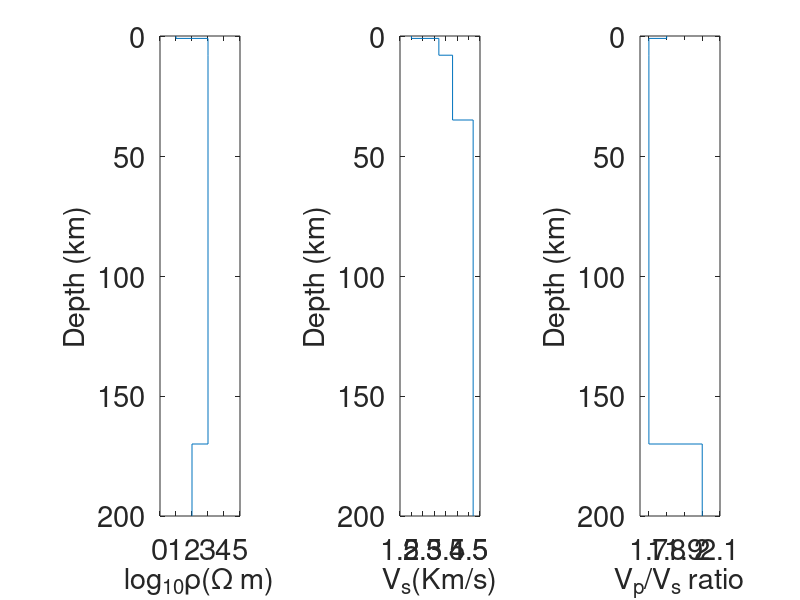

Write MATLAB code to recreate this figure.

z = -[-200.0 -170. -35. -8. -1. 0.];
Vs = [4.7 4.7 4.7 3.8 3.2 2.];
VpVs = [2. 2. 1.7 1.7 1.7 1.8];
logsigma = [-2. -2. -3. -3. -3. -1.];

fig = figure(1000);
hold on; box on;

left = 0.2;
bottom= 0.14;
w = 0.1;
h = 0.8;
spw = 0.2;

loc1 = [left; bottom];
loc2 = [left+w+spw; bottom];
loc3 = [left+2*w+2*spw; bottom];

m1 = subplot('Position', [loc1(1,1), loc1(2,1), w, h]);
hold on; box on;
subplot(m1)
hold on; box on;
set(gca, 'Fontsize', 21)
stairs(-logsigma, z);
xlabel('log_{10}\rho(\Omega m)', 'Fontsize', 21)
ylabel('Depth (km)', 'Fontsize', 21)
xlim([0.0 5.])
%ylim([-400 0])
set(gca, 'YDir', 'reverse')

m2 = subplot('Position', [loc2(1,1), loc2(2,1), w, h]);
hold on; box on;
subplot(m2)
hold on; box on;
set(gca, 'Fontsize', 21)
stairs(Vs, z);
xlabel('V_s(Km/s)', 'Fontsize', 21)
ylabel('Depth (km)', 'Fontsize', 21)
xlim([1.5 5.])
%ylim([-400 0])
set(gca, 'YDir', 'reverse')

m3 = subplot('Position', [loc3(1,1), loc3(2,1), w, h]);
hold on; box on;
subplot(m3)
hold on; box on;
set(gca, 'Fontsize', 21)
stairs(VpVs, z);
xlabel('V_p/V_s ratio', 'Fontsize', 21)
ylabel('Depth (km)', 'Fontsize', 21)
xlim([1.65 2.1])
%ylim([-400 0])
set(gca, 'YDir', 'reverse')